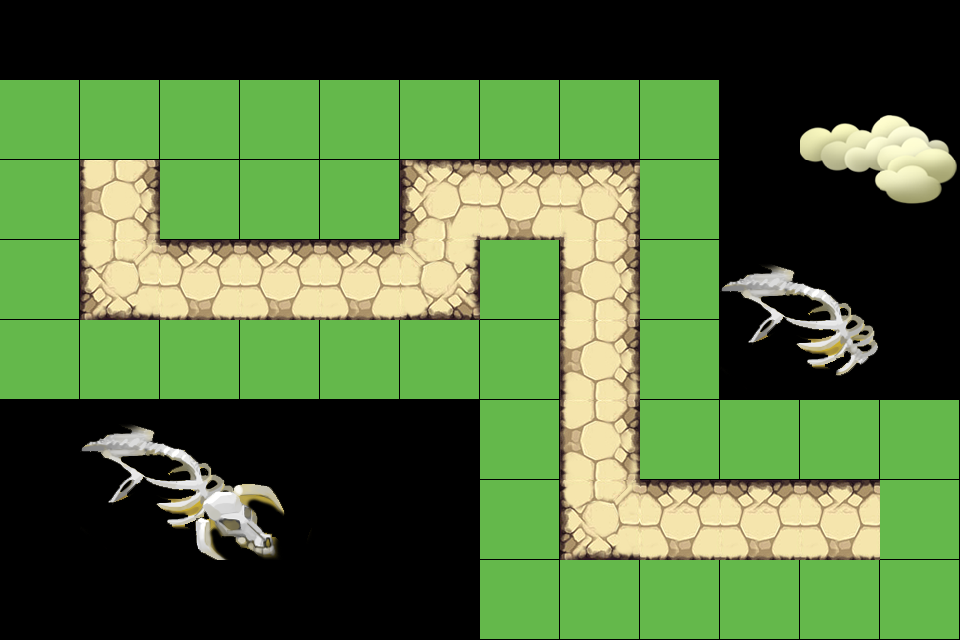

This game map was drawn from its Tiled (.tmx) file and the tilesets committed beside it. A one-line description and the trimmed map source follow:
An orthogonal 12x8 tile map with 80x80 px tiles, 3 tile layers (main, main2, meta) and 7 objects.

<map version="1.0" orientation="orthogonal" width="12" height="8" tilewidth="80" tileheight="80">
 <tileset firstgid="1" name="towerBlocks" tilewidth="80" tileheight="80" spacing="1">
  <image source="TileResource/towerBlocks.png" width="512" height="512" />
  <tile id="26">
   <properties>
    <property name="Build" value="True" />
   </properties>
  </tile>
 </tileset>
 <layer name="main" width="12" height="8">
  <data>[96 cells, 24 non-empty, 10 distinct tile ids]</data>
 </layer>
 <layer name="main2" width="12" height="8">
  <data>[96 cells, 6 non-empty, 6 distinct tile ids]</data>
 </layer>
 <objectgroup name="Walk" width="12" height="8">
  <object x="119" y="184" />
  <object x="123" y="271" />
  <object x="429" y="269" />
  <object x="436" y="200" />
  <object x="593" y="209" />
  <object x="600" y="509" />
  <object x="845" y="520" />
 </objectgroup>
 <layer name="meta" width="12" height="8">
  <data>[96 cells, 38 non-empty, 1 distinct tile ids]</data>
 </layer>
</map>